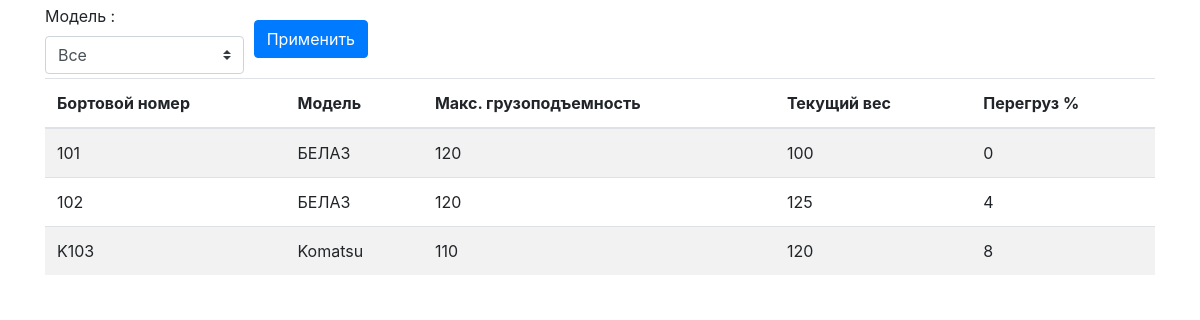
Page /monitoring/ on the committed database.
### monitoring/models.py (models this page shows, shortened)
class Dumps(models.Model):
    side_number=models.CharField(primary_key=True, max_length=50,unique=True)
    dump_model=models.CharField(max_length=50)
    max_tonnage=models.PositiveSmallIntegerField()

### monitoring/views.py (the view)
# urls.py: path('', views.get, name='get'),
def get(request):
    if 'q' not in request.GET or request.GET['q'] == 'all':
        dumps = Parametrs.objects.all().values('dump__side_number', 'dump__dump_model', 'dump__max_tonnage',
                                               'tonnage').annotate(
            overload=(100 * (F('tonnage') - F('dump__max_tonnage'))) / F('tonnage'))
    else:
        dumps = Parametrs.objects.filter(dump__dump_model=request.GET['q']).values('dump__side_number',
                                                                                   'dump__dump_model',
                                                                                   'dump__max_tonnage',
                                                                                   'tonnage').annotate(
            overload=(100 * (F('tonnage') - F('dump__max_tonnage'))) / F('tonnage'))
    list_models = Dumps.objects.values_list('dump_model', flat=True).distinct()
    return render(request, 'index.html', {'dumps': dumps, 'list_models': list_models})

### templates/index.html (shortened to what this page needs)
<!DOCTYPE html>
<html lang="en">
<head>
    <link rel="stylesheet" href="https://maxcdn.bootstrapcdn.com/bootstrap/4.0.0/css/bootstrap.min.css"
>
</head>
<body>
<div class="container">
<form action="/monitoring/" method="get" >
  <div class="form-row align-items-center">
    <div class="col-auto my-1">
      <label class="mr-sm-2" for="inlineFormCustomSelect">Модель : </label>
      <select class="custom-select mr-sm-2" id="inlineFormCustomSelect" name="q">
         <option value='all' selected>Все</option>
      </select>
    </div>
    <div class="col-auto my-1">
      <button type="submit" class="btn btn-primary">Применить</button>
    </div>
  </div>
</form>
<table class="table table-striped">
  <thead>
    <tr>
      <th scope="col">Бортовой номер</th>
      <th scope="col">Модель</th>
      <th scope="col">Макс. грузоподъемность</th>
        <th scope="col">Текущий вес</th>
        <th scope="col">Перегруз %</th>
    </tr>
  </thead>
  <tbody>
    <tr>
{% for dump in dumps %}
      <td>{{dump.dump__side_number}}</td>
      <td>{{dump.dump__dump_model}}</td>
      <td>{{dump.dump__max_tonnage}}</td>
      <td>{{dump.tonnage}}</td>
        {% if dump.overload > 0 %}
            <td>{{dump.overload}}</td>
        {% else %}
            <td>0</td>
        {% endif %}
    </tr>
  {% endfor %}
  </tbody>
</table>
</div>
</body>
</html>

### rows in the picture
Dumps: dump__side_number "101", dump__dump_model "БЕЛАЗ", dump__max_tonnage "120", tonnage "100"
Dumps: dump__side_number "K103", dump__dump_model "Komatsu", dump__max_tonnage "110", tonnage "120", overload "8"

### other values in the picture
{{ dump.dump__side_number }} "102"
{{ dump.dump__dump_model }} "БЕЛАЗ"
{{ dump.dump__max_tonnage }} "120"
{{ dump.tonnage }} "125"
{{ dump.overload }} "4"
